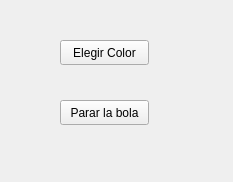
<?xml version="1.0" encoding="UTF-8"?>
<ui version="4.0">
 <class>WidgetBola</class>
 <widget class="QWidget" name="WidgetBola">
  <property name="geometry">
   <rect>
    <x>0</x>
    <y>0</y>
    <width>233</width>
    <height>182</height>
   </rect>
  </property>
  <property name="windowTitle">
   <string>Form</string>
  </property>
  <widget class="QPushButton" name="pushButtonElegirColor">
   <property name="geometry">
    <rect>
     <x>60</x>
     <y>40</y>
     <width>89</width>
     <height>25</height>
    </rect>
   </property>
   <property name="text">
    <string>Elegir Color</string>
   </property>
  </widget>
  <widget class="QPushButton" name="pushButtonPararLaBola">
   <property name="geometry">
    <rect>
     <x>60</x>
     <y>100</y>
     <width>89</width>
     <height>25</height>
    </rect>
   </property>
   <property name="text">
    <string>Parar la bola</string>
   </property>
  </widget>
 </widget>
 <resources/>
 <connections/>
</ui>
